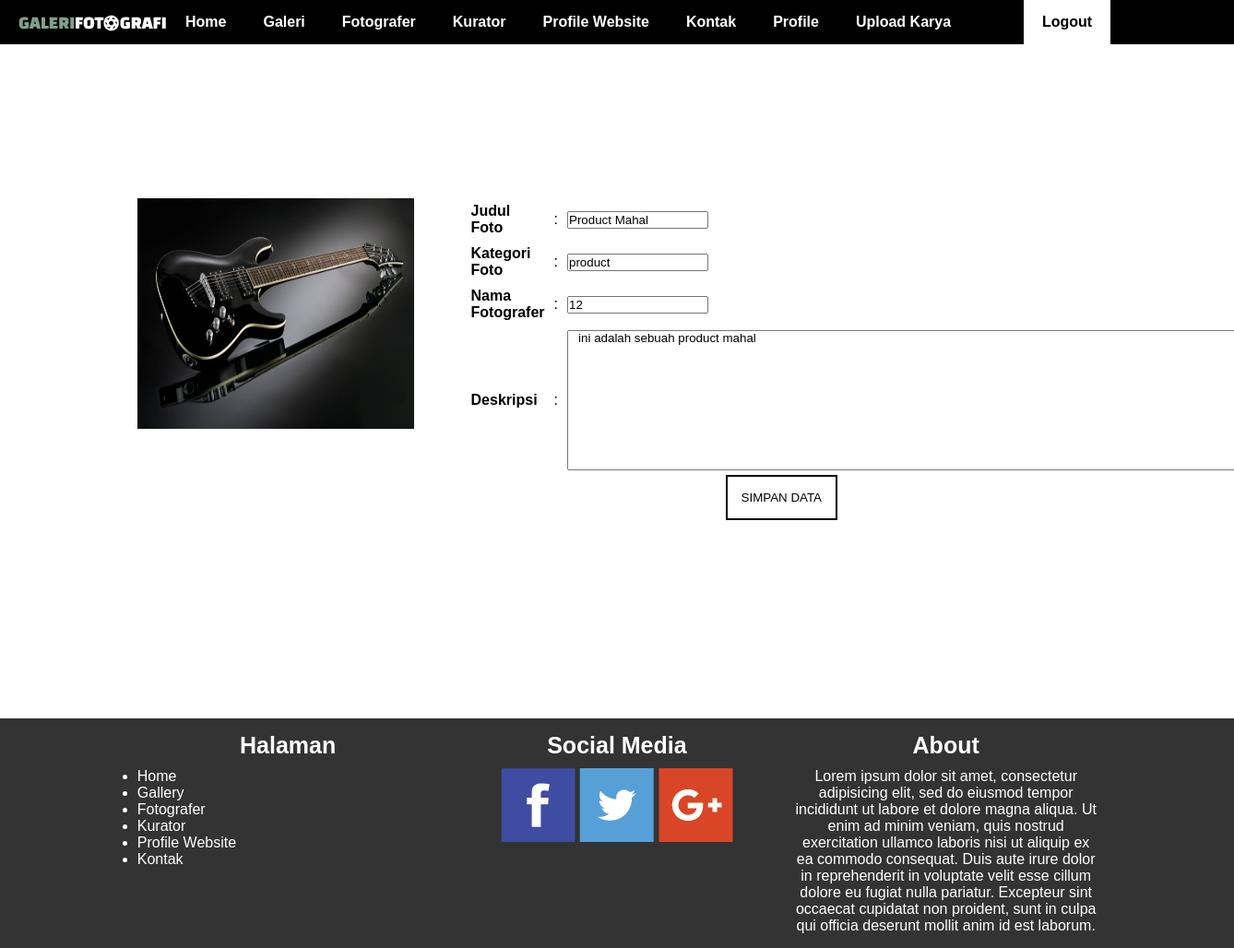
Page /index.php?page=photo&action=edit&id=6 (signed in) on the committed database.
### tables this page shows
CREATE TABLE `tb_photo` (
  `id` int(11) NOT NULL,
  `title` varchar(25) NOT NULL,
  `photo` varchar(50) NOT NULL,
  `category` enum('product','people','sport','') DEFAULT NULL,
  `date` date NOT NULL,
  `descPhoto` text NOT NULL,
  `id_user` int(11) NOT NULL,
  `ratings` int(11) DEFAULT NULL
);

### page/photo-edit.php (the view, shortened to what this page needs)
<?php
require_once "header.php";
require_once "core/connection.php";
$id = $_GET['id'];
$query = "SELECT * FROM tb_photo WHERE id ='$id'";
$result = $conn->query($query);
if($result->num_rows > 0){
  $fetch = $result->fetch_assoc();
?>
<section id="profile">
  <div class="container">
    <div class="row area">
      <div class="col-4">
        <img src="asset/img/<?= $fetch['photo']; ?>" class="box-photo">
      </div>
      <div class="col-8">
        <form action="" method="POST">
          <table>
            <tr>
              <td><b>Judul Foto</b></td>
              <td>:</td>
              <td><input type="text" name="title" value="<?= $fetch['title']; ?>"></td>
            </tr>
            <tr>
              <td><b>Kategori Foto</b></td>
              <td>:</td>
              <td><input type="text" name="category" value="<?= $fetch['category']; ?>"></td>
            </tr>
            <tr>
              <td><b>Nama Fotografer</b></td>
              <td>:</td>
              <td><input type="text" name="id_user" value="<?= $fetch['id_user']; ?>"></td>
            </tr>
            <tr>
              <td><b>Deskripsi</b></td>
              <td>:</td>
              <td><textarea name="descPhoto" rows="10" cols="100"> <?= $fetch['descPhoto'];?> </textarea></td>
            </tr>
          </table>
          <input class="form-button" type="submit" name="submit" value="SIMPAN DATA">
        </form>
      </div>
    </div>
  </div>
</section>
<?php }
require_once "footer.php";
?>

### asset/style.css (style rules this page uses)
* { margin: 0px; padding: 0px; box-sizing : border-box; font-family: Helvetica; }
.container { width: 80%; margin: auto; }
.row { content: ''; clear: both; display: table; }
[class*="col-"] { padding: 15px; float: left; }
.col-4 { width: 33.33%; }
.col-8 { width: 66.66%; }
.area { padding-top: 200px; }
.box-photo { width: 300px; height: 250px; }
table { border-collapse: collapse; width: 100%; }
td, th { padding: 5px; }
.form-button { background: transparent; border: 2px solid #000; margin: 0 auto; display: block; padding:15px; }

### rows in the picture
tb_photo: photo (picture), title "Product Mahal", category "product", id_user "12", descPhoto "ini adalah sebuah product mahal"
